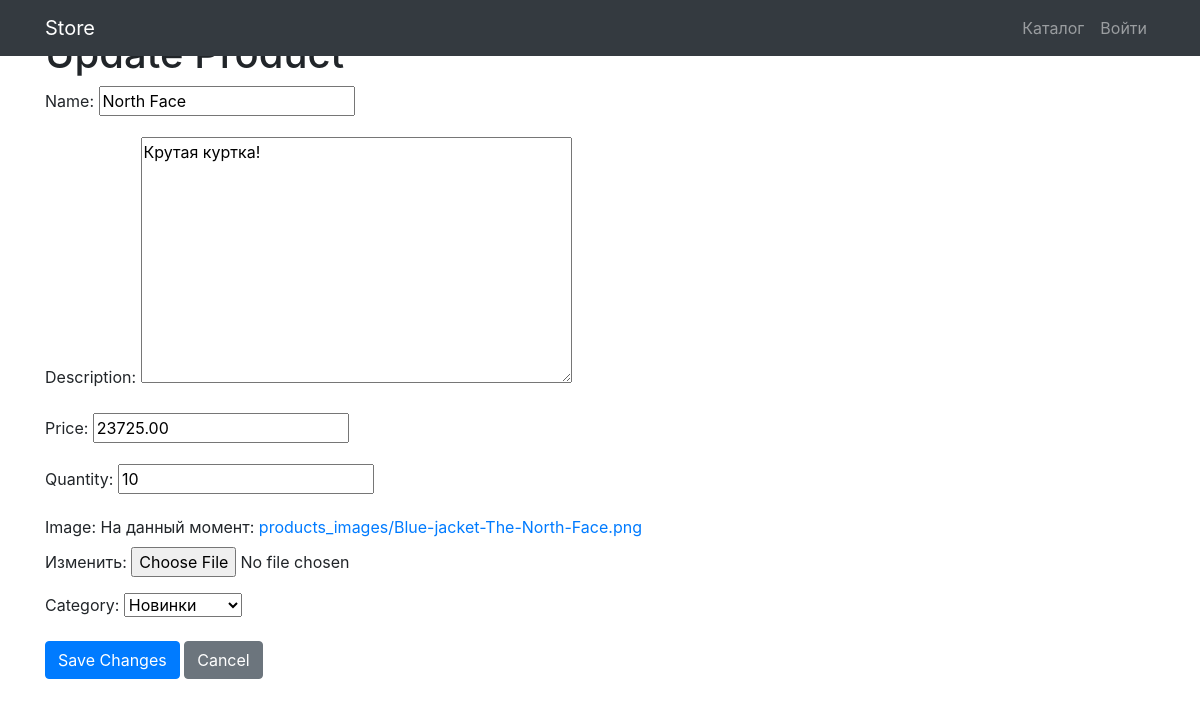
The page /products/update/2/ on the database its author committed.
### products/models.py (models this page shows, shortened)
class Product(models.Model):
    name = models.CharField(max_length=256)
    description = models.TextField()
    price = models.DecimalField(max_digits=10, decimal_places=2)
    quantity = models.PositiveIntegerField(default=0)
    image = models.ImageField(upload_to='products_images')
    category = models.ForeignKey(to=ProductCategory, on_delete=models.CASCADE)
    is_deleted = models.BooleanField(default=False)  # Soft delete field

class ProductCategory(models.Model):
    name = models.CharField(max_length=128, unique=True)
    description = models.TextField(null=True, blank=True)
    def __str__(self):
        return self.name

### products/views.py (the view)
# urls.py: path('update/<int:product_id>/', views.update_product, name='update_product'),
def update_product(request, product_id):
    product = get_object_or_404(Product, id=product_id)
    if request.method == 'POST':
        form = ProductForm(request.POST, instance=product)
        if form.is_valid():
            form.save()
            return redirect('products:index')
    else:
        form = ProductForm(instance=product)
    return render(request, 'products/update_product.html', {'form': form, 'product': product})

### products/forms.py
class ProductForm(forms.ModelForm):
    class Meta:
        model = Product
        fields = ['name', 'description', 'price', 'quantity', 'image', 'category']

### products/templates/products/update_product.html (shortened to what this page needs)
{% extends 'products/base.html' %}
{% block content %}
<div class="container">
    <h1>Update Product</h1>
    <form method="post" enctype="multipart/form-data">
        {{ form.as_p }}
        <button type="submit" class="btn btn-primary">Save Changes</button>
        <a href="{% url 'products:index' %}" class="btn btn-secondary">Cancel</a>
    </form>
</div>
{% endblock %}

### rows shown on the page
Product: name "North Face", description "Крутая куртка!", price "23725.00", quantity "10", category "Новинки"
